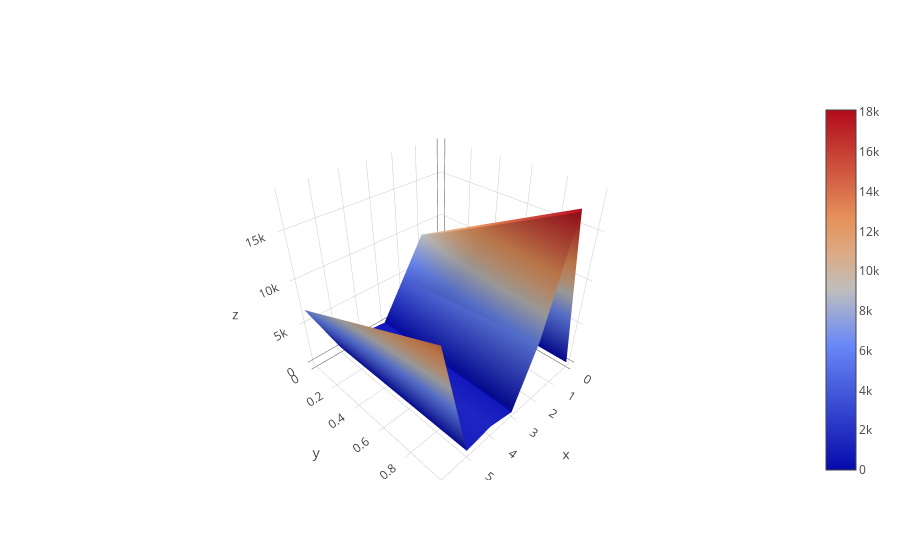

Notebook cell for this chart:
### Markdown cell above
## Plotly

### Code cell
#Source: https://www.kaggle.com/residentmario/introduction-to-plotly-optional/
from plotly.offline import init_notebook_mode, iplot
init_notebook_mode(connected=True)
import plotly.graph_objs as go

df = train.assign(n=0).groupby(['Primary_Bank_Type', 'Source_Category'])['n'].count().reset_index()
v = df.pivot(index='Primary_Bank_Type', columns='Source_Category', values='n').fillna(0).values.tolist()
iplot([go.Surface(z=v)])

### Figure 1 — Plotly figure (JSON) as saved in the notebook; plotly's stock layout.template omitted (floating-point values rounded to 4 significant figures)
{"data": [{"type": "surface", "z": [[1, 8971, 4477, 1, 314, 183, 6756], [2, 18099, 6699, 0, 674, 268, 13877]]}], "layout": {}}
